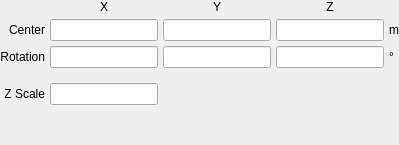
         <widget class="QWidget" name="boy">
          <layout class="QGridLayout" name="gridLayout_9">
           <property name="leftMargin">
            <number>0</number>
           </property>
           <property name="topMargin">
            <number>0</number>
           </property>
           <property name="rightMargin">
            <number>0</number>
           </property>
           <property name="bottomMargin">
            <number>0</number>
           </property>
           <property name="spacing">
            <number>5</number>
           </property>
           <item row="2" column="2">
            <widget class="LineEdit" name="lineedit_boy_rotationy"/>
           </item>
           <item row="1" column="3">
            <widget class="LineEdit" name="lineedit_boy_translationz"/>
           </item>
           <item row="1" column="0">
            <widget class="QLabel" name="label_69">
             <property name="text">
              <string>Center</string>
             </property>
             <property name="alignment">
              <set>Qt::AlignRight|Qt::AlignTrailing|Qt::AlignVCenter</set>
             </property>
            </widget>
           </item>
           <item row="2" column="0">
            <widget class="QLabel" name="label_70">
             <property name="text">
              <string>Rotation</string>
             </property>
             <property name="alignment">
              <set>Qt::AlignRight|Qt::AlignTrailing|Qt::AlignVCenter</set>
             </property>
            </widget>
           </item>
           <item row="1" column="2">
            <widget class="LineEdit" name="lineedit_boy_translationy"/>
           </item>
           <item row="1" column="1">
            <widget class="LineEdit" name="lineedit_boy_translationx"/>
           </item>
           <item row="2" column="1">
            <widget class="LineEdit" name="lineedit_boy_rotationx"/>
           </item>
           <item row="4" column="0">
            <widget class="QLabel" name="label_71">
             <property name="text">
              <string>Z Scale</string>
             </property>
             <property name="alignment">
              <set>Qt::AlignRight|Qt::AlignTrailing|Qt::AlignVCenter</set>
             </property>
            </widget>
           </item>
           <item row="2" column="3">
            <widget class="LineEdit" name="lineedit_boy_rotationz"/>
           </item>
           <item row="5" column="1">
            <spacer name="verticalSpacer_12">
             <property name="orientation">
              <enum>Qt::Vertical</enum>
             </property>
             <property name="sizeHint" stdset="0">
              <size>
               <width>20</width>
               <height>40</height>
              </size>
             </property>
            </spacer>
           </item>
           <item row="4" column="1">
            <widget class="LineEdit" name="lineedit_boy_zscale"/>
           </item>
           <item row="3" column="1">
            <spacer name="verticalSpacer_47">
             <property name="orientation">
              <enum>Qt::Vertical</enum>
             </property>
             <property name="sizeType">
              <enum>QSizePolicy::Maximum</enum>
             </property>
             <property name="sizeHint" stdset="0">
              <size>
               <width>20</width>
               <height>10</height>
              </size>
             </property>
            </spacer>
           </item>
           <item row="0" column="1">
            <widget class="QLabel" name="label_234">
             <property name="text">
              <string>X</string>
             </property>
             <property name="alignment">
              <set>Qt::AlignCenter</set>
             </property>
            </widget>
           </item>
           <item row="0" column="2">
            <widget class="QLabel" name="label_235">
             <property name="text">
              <string>Y</string>
             </property>
             <property name="alignment">
              <set>Qt::AlignCenter</set>
             </property>
            </widget>
           </item>
           <item row="0" column="3">
            <widget class="QLabel" name="label_236">
             <property name="text">
              <string>Z</string>
             </property>
             <property name="alignment">
              <set>Qt::AlignCenter</set>
             </property>
            </widget>
           </item>
           <item row="1" column="4">
            <widget class="QLabel" name="label_237">
             <property name="text">
              <string>m</string>
             </property>
            </widget>
           </item>
           <item row="2" column="4">
            <widget class="QLabel" name="label_238">
             <property name="text">
              <string>°</string>
             </property>
            </widget>
           </item>
          </layout>
         </widget>
